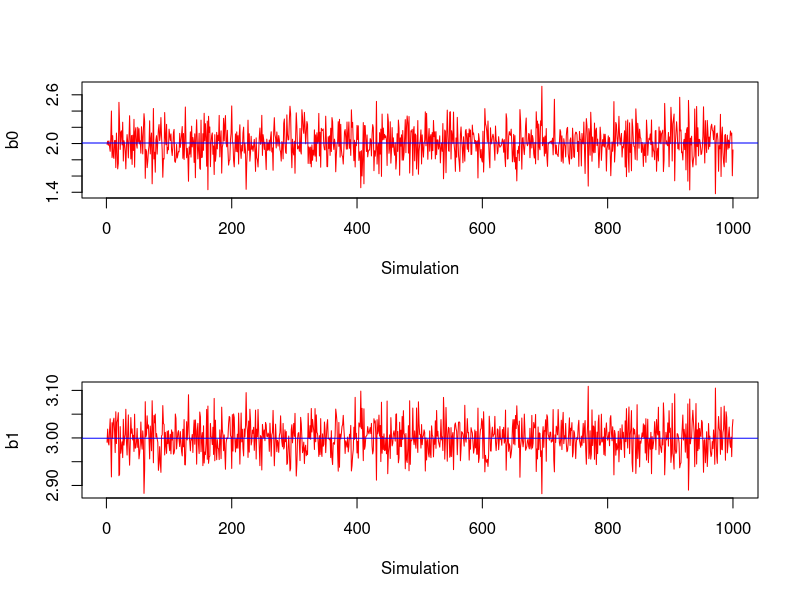

Generate this figure with R:
rm(list = ls())
par(mfrow=c(2,1))
set.seed(123)
n = 100        # Sample Size
beta_0 = 2
beta_1 = 3
sigma = 1      # SD of error term

# Number of simulations
n_sim = 1000

# Estimated beta
b0 = numeric(n_sim)  # Just a array of numbers
b1 = numeric(n_sim)

for(i in 1:n_sim){
  X = runif(n, min=0, max=10)
  e = rnorm(n, 0, sigma)
  
  Y = beta_0 + beta_1 * X + e
  lm(Y ~ X)
  coefficients(lm(Y ~ X))
  coef = coefficients(lm(Y ~ X))
  b0[i] = coef[1]
  b1[i] = coef[2]
}

plot(1:1000, b0, type="l", col="red", xlab="Simulation", ylab="b0")
abline(h=mean(b0), col="blue")
mean(b0)
sd(b0)

plot(1:1000, b1, type="l", col="red", xlab="Simulation", ylab="b1")
abline(h=mean(b1), col="blue")
mean(b1)
sd(b1)
